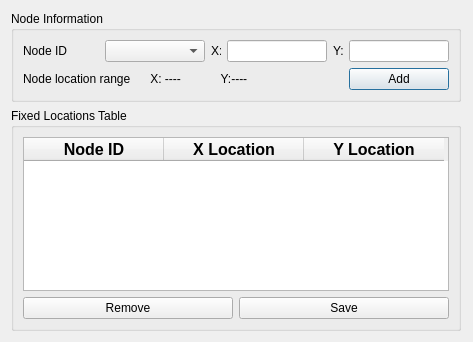
<?xml version="1.0" encoding="UTF-8"?>
<ui version="4.0">
 <class>Fixed_location_Dialog</class>
 <widget class="QDialog" name="Fixed_location_Dialog">
  <property name="geometry">
   <rect>
    <x>0</x>
    <y>0</y>
    <width>473</width>
    <height>342</height>
   </rect>
  </property>
  <property name="windowTitle">
   <string>Dialog</string>
  </property>
  <layout class="QGridLayout" name="gridLayout_3">
   <item row="0" column="0">
    <widget class="QGroupBox" name="grpbox_nodeinfo">
     <property name="minimumSize">
      <size>
       <width>450</width>
       <height>0</height>
      </size>
     </property>
     <property name="maximumSize">
      <size>
       <width>450</width>
       <height>16777215</height>
      </size>
     </property>
     <property name="title">
      <string>Node Information</string>
     </property>
     <layout class="QGridLayout" name="gridLayout">
      <item row="0" column="1">
       <widget class="QComboBox" name="cmb_nodes">
        <property name="minimumSize">
         <size>
          <width>100</width>
          <height>0</height>
         </size>
        </property>
       </widget>
      </item>
      <item row="0" column="2">
       <widget class="QLabel" name="label_2">
        <property name="minimumSize">
         <size>
          <width>10</width>
          <height>0</height>
         </size>
        </property>
        <property name="maximumSize">
         <size>
          <width>10</width>
          <height>16777215</height>
         </size>
        </property>
        <property name="text">
         <string>X:</string>
        </property>
       </widget>
      </item>
      <item row="0" column="5">
       <widget class="QLineEdit" name="txt_inputy">
        <property name="minimumSize">
         <size>
          <width>100</width>
          <height>0</height>
         </size>
        </property>
        <property name="maximumSize">
         <size>
          <width>100</width>
          <height>16777215</height>
         </size>
        </property>
       </widget>
      </item>
      <item row="0" column="0">
       <widget class="QLabel" name="label">
        <property name="text">
         <string>Node ID</string>
        </property>
       </widget>
      </item>
      <item row="0" column="4">
       <widget class="QLabel" name="label_3">
        <property name="minimumSize">
         <size>
          <width>10</width>
          <height>0</height>
         </size>
        </property>
        <property name="maximumSize">
         <size>
          <width>10</width>
          <height>16777215</height>
         </size>
        </property>
        <property name="text">
         <string>Y:</string>
        </property>
       </widget>
      </item>
      <item row="1" column="0" colspan="5">
       <widget class="QLabel" name="lbl_minxy">
        <property name="text">
         <string>Node location range      X: ----            Y:----</string>
        </property>
       </widget>
      </item>
      <item row="1" column="5">
       <widget class="QPushButton" name="btn_addnode">
        <property name="text">
         <string>Add</string>
        </property>
       </widget>
      </item>
      <item row="0" column="3">
       <widget class="QLineEdit" name="txt_inputx">
        <property name="minimumSize">
         <size>
          <width>100</width>
          <height>0</height>
         </size>
        </property>
        <property name="maximumSize">
         <size>
          <width>100</width>
          <height>16777215</height>
         </size>
        </property>
       </widget>
      </item>
     </layout>
    </widget>
   </item>
   <item row="1" column="0">
    <widget class="QGroupBox" name="grpbox_Fixedloc">
     <property name="minimumSize">
      <size>
       <width>450</width>
       <height>0</height>
      </size>
     </property>
     <property name="maximumSize">
      <size>
       <width>450</width>
       <height>16777215</height>
      </size>
     </property>
     <property name="title">
      <string>Fixed Locations Table</string>
     </property>
     <layout class="QGridLayout" name="gridLayout_2">
      <item row="1" column="0">
       <widget class="QPushButton" name="btn_rmvnode">
        <property name="text">
         <string>Remove</string>
        </property>
       </widget>
      </item>
      <item row="1" column="1">
       <widget class="QPushButton" name="btn_save">
        <property name="text">
         <string>Save</string>
        </property>
       </widget>
      </item>
      <item row="0" column="0" colspan="2">
       <widget class="QTableWidget" name="table_Fixedloc">
        <property name="font">
         <font>
          <pointsize>12</pointsize>
          <weight>75</weight>
          <bold>true</bold>
         </font>
        </property>
        <property name="columnCount">
         <number>3</number>
        </property>
        <attribute name="horizontalHeaderDefaultSectionSize">
         <number>140</number>
        </attribute>
        <column>
         <property name="text">
          <string>Node ID</string>
         </property>
        </column>
        <column>
         <property name="text">
          <string>X Location</string>
         </property>
        </column>
        <column>
         <property name="text">
          <string>Y Location</string>
         </property>
        </column>
       </widget>
      </item>
     </layout>
    </widget>
   </item>
  </layout>
 </widget>
 <resources/>
 <connections/>
</ui>
